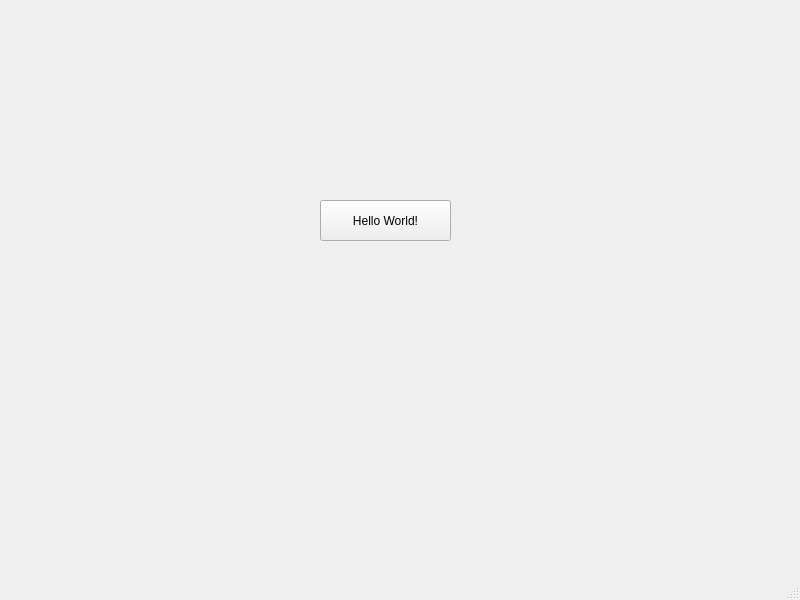
<?xml version="1.0" encoding="UTF-8"?>
<ui version="4.0">
 <class>MainWindow</class>
 <widget class="QMainWindow" name="MainWindow">
  <property name="geometry">
   <rect>
    <x>0</x>
    <y>0</y>
    <width>800</width>
    <height>600</height>
   </rect>
  </property>
  <property name="windowTitle">
   <string>MainWindow</string>
  </property>
  <widget class="QWidget" name="centralwidget">
   <widget class="QPushButton" name="HelloWorldBT">
    <property name="geometry">
     <rect>
      <x>320</x>
      <y>200</y>
      <width>131</width>
      <height>41</height>
     </rect>
    </property>
    <property name="text">
     <string>Hello World!</string>
    </property>
   </widget>
  </widget>
  <widget class="QMenuBar" name="menubar">
   <property name="geometry">
    <rect>
     <x>0</x>
     <y>0</y>
     <width>800</width>
     <height>22</height>
    </rect>
   </property>
  </widget>
  <widget class="QStatusBar" name="statusbar"/>
 </widget>
 <resources/>
 <connections/>
</ui>
